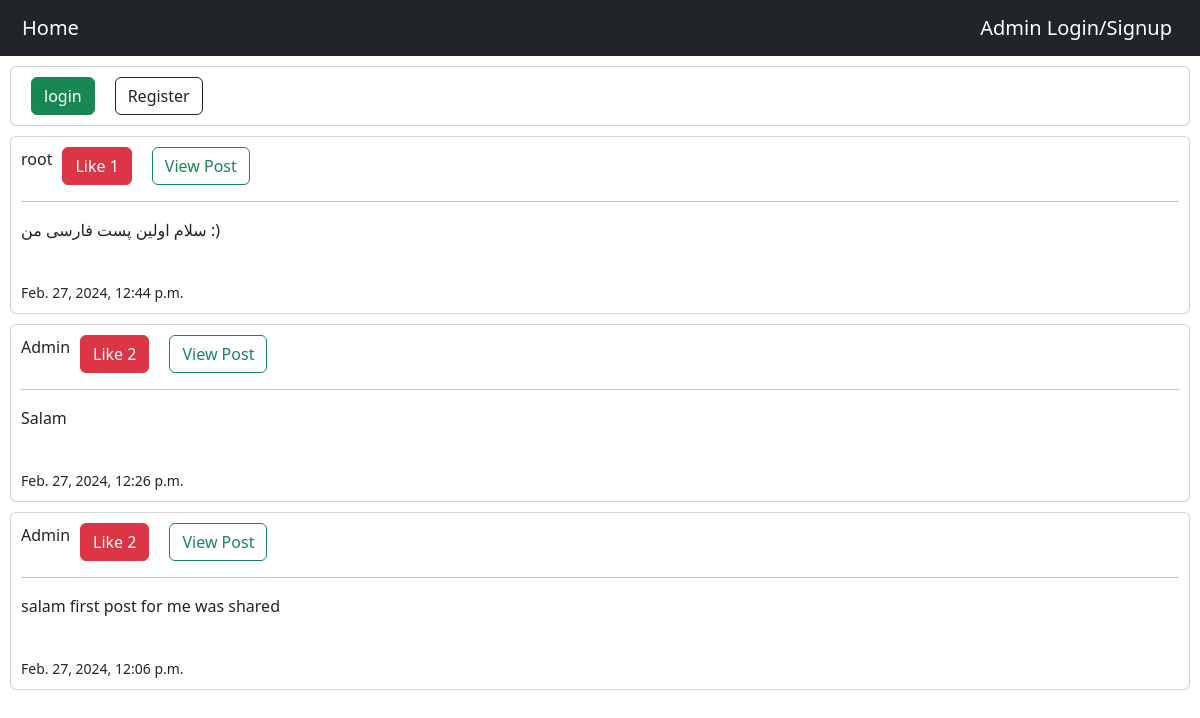
The app's page /, older data.
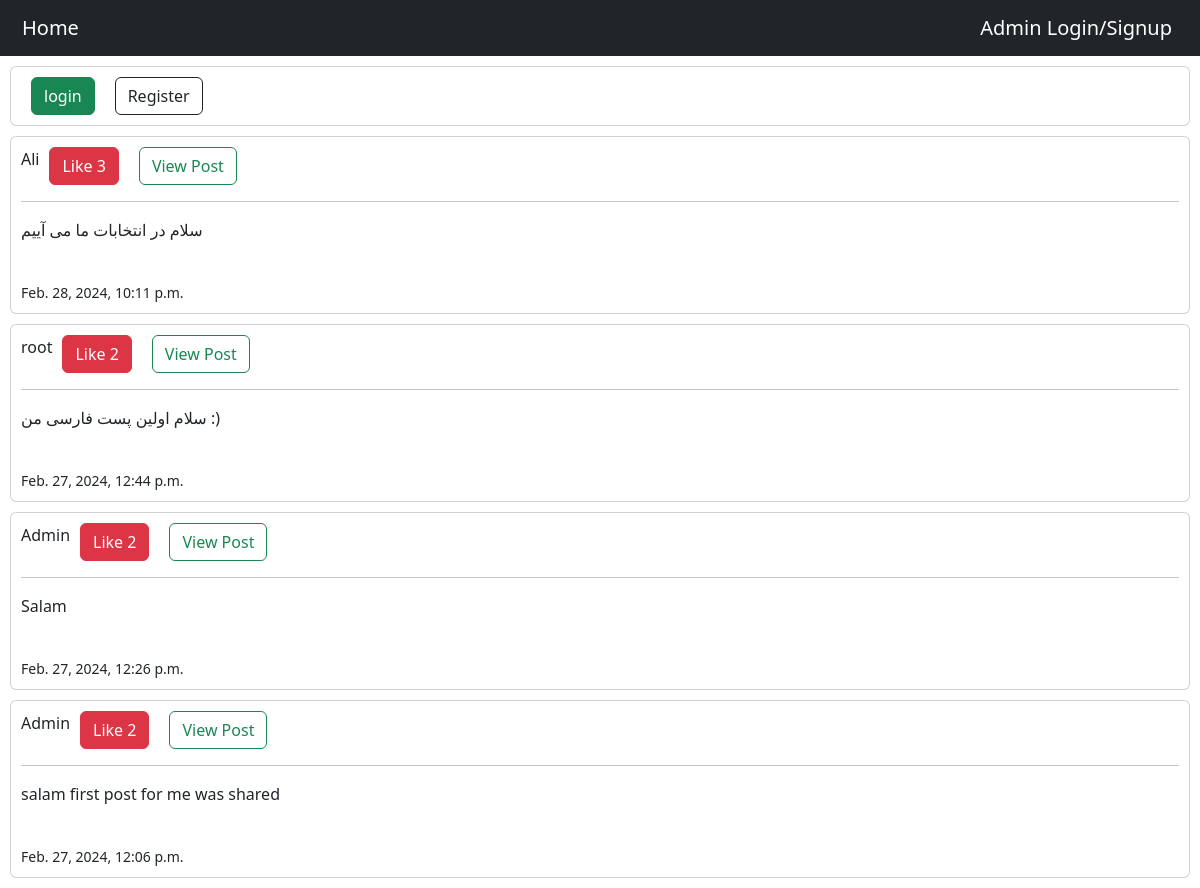
The same page, newer data.
### Home/models.py (models this page shows, shortened)
class Post(models.Model):
    user = models.ForeignKey(User, on_delete=models.CASCADE, related_name='posts')
    body = models.TextField()
    slug = models.SlugField()
    title = models.CharField(max_length=100, null=True, blank=True)
    created = models.DateTimeField(auto_now_add=True)
    updated = models.DateTimeField(auto_now=True)
    post_image = models.ImageField(null=True)
    class Meta:
        ordering = ['-created']
    def likes_count(self):
        return self.pvotes.count()

### Home/views.py (the view)
# urls.py: path('', HomeView.as_view(), name='HomeURL'),
class HomeView(View):
    def get(self, request):
        posts = Post.objects.all()
        return render(request, 'Home/post.html', {'posts': posts})

### Home/Templates/Home/post.html (shortened to what this page needs)
{% extends 'base.html' %}
{% block postblock %}
    {% for post in posts %}
        <div class="card">
            <div class="card-group">
                <label>{{ post.user.username }}</label>
                {% if request.user.is_authenticated  %}
                    <a href="{% url 'Home:PostLike' post.id %}" class="btn btn-danger">Like {{ post.likes_count }}</a>
                    {% if post.user.username == request.user.username%}
                        <a href="{% url 'Home:EditPost' post.id %}" class="btn btn-warning">Edit</a>
                    {% endif %}
                {% else %}
                    <a class="btn btn-danger">Like {{ post.likes_count }}</a>
                {% endif %}
                <a class="btn btn-outline-success" href="{% url 'Home:post_detail' post.id %}">View Post</a>
            </div>
            <hr>
            <p>{{ post.body }}</p>
            <br>
            <small>{{ post.created }}</small>
        </div>
    {% endfor %}
{% endblock %}

Row changes from the older to the newer data that the page shows:
added Post: user.username "Ali", likes_count "3", body "سلام در انتخابات ما می آییم", created "Feb. 28, 2024, 10:11 p.m."
computed for Post "سلام اولین پست فارسی من :)": likes_count "1" → "2"
